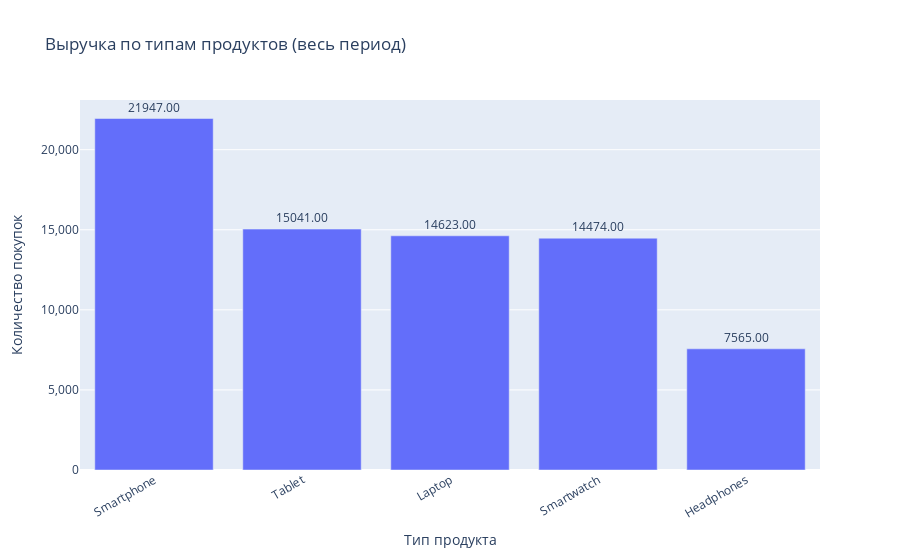

Notebook code for this chart:
### Code cell
rev_by_product = (
    df.groupby("Product Type", as_index=False)["Quantity"]
          .sum()
          .sort_values("Quantity", ascending=False)
)
fig_prod = px.bar(
    rev_by_product,
    x="Product Type", y="Quantity", text="Quantity",
    title="Выручка по типам продуктов (весь период)",
    labels={"Product Type": "Тип продукта", "Quantity": "Количество покупок"}
)
fig_prod.update_traces(texttemplate="%{text:.2f}", textposition="outside")
fig_prod.update_layout(yaxis_tickformat=",", xaxis_tickangle=-30, margin=dict(b=90))
fig_prod.show()

### Figure 1 — Plotly figure (JSON) as saved in the notebook; plotly's stock layout.template omitted (floating-point values rounded to 4 significant figures)
{"data": [{"hovertemplate": "Тип продукта=%{x}<br>Количество покупок=%{text}<extra></extra>", "legendgroup": "", "marker": {"color": "#636efa", "pattern": {"shape": ""}}, "name": "", "orientation": "v", "showlegend": false, "text": [21950.0, 15040.0, 14620.0, 14470.0, 7565.0], "textposition": "outside", "texttemplate": "%{text:.2f}", "type": "bar", "x": ["Smartphone", "Tablet", "Laptop", "Smartwatch", "Headphones"], "xaxis": "x", "y": [21947, 15041, 14623, 14474, 7565], "yaxis": "y"}], "layout": {"barmode": "relative", "legend": {"tracegroupgap": 0}, "margin": {"b": 90}, "title": {"text": "Выручка по типам продуктов (весь период)"}, "xaxis": {"anchor": "y", "domain": [0, 1], "tickangle": -30, "title": {"text": "Тип продукта"}}, "yaxis": {"anchor": "x", "domain": [0, 1], "tickformat": ",", "title": {"text": "Количество покупок"}}}}
